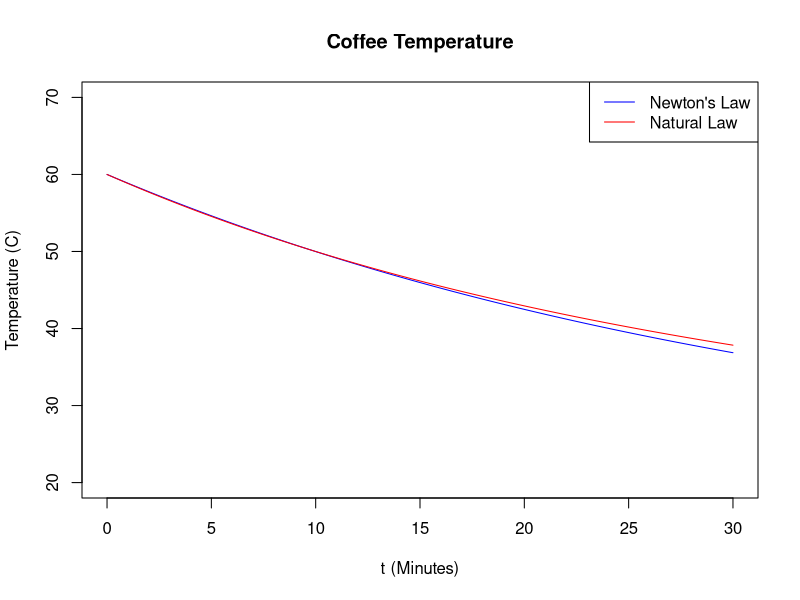
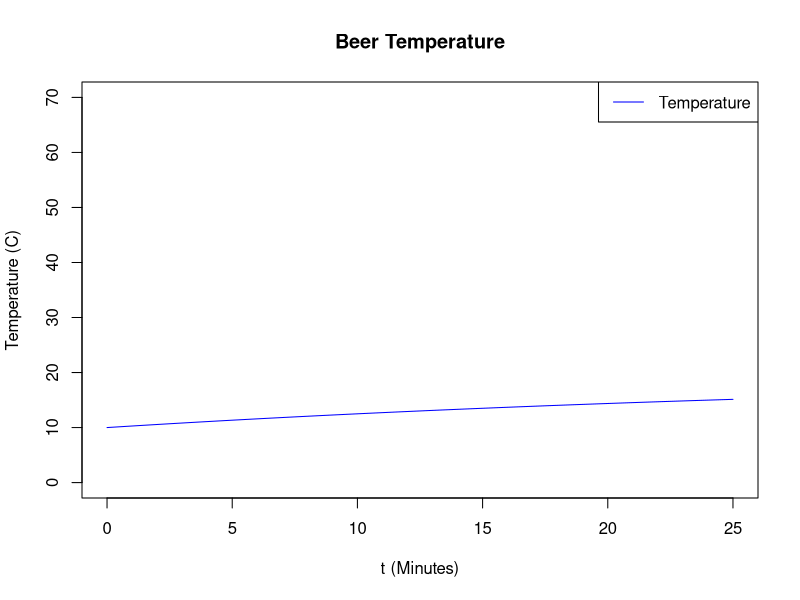

The R source for these figures, in order:
## ---- chunk 1
knitr::opts_chunk$set(echo = TRUE)
## ---- chunk 2
Ch101c <- function(T) {

  #Chapter10.1 Model 
  #Perform Rk4 for temperature of coffee
  #We find solutions for both Newton's law of cooling 
  #and for the natural law of cooling
    
  #T is the time length in minutes for [0, T]
  N <- 1000   #N is the number of time nodes
  h <- T/N    #This is the time step size in seconds
  
  #System Parameters
  t0 <- 0     #Initial time
  u0 <- 60    #Initial temperature
  us <- 20    #Temperature of surroundings
  lambda1 <- 0.0288  #Newton's Law of Cooling (Ex10.2)
  lambda2 <- 0.01186  #Natural Law of Cooling (Edit this value)
  p <- 5/4    #Need to edit this for natural law of cooling; see below
  
  #Slope functions for ODEs
  f1 <- function(U) {-lambda1*(U - us)}     #Newton's law
  f2 <- function(U) {-lambda2*(U - us)^p}   #Natural law
 
  #Initialize vectors for time t and temperature U. 
  t <- rep(0, N)   #Vector of N zeros (0 repeated N times)
  U1 <- rep(0, N)   #Vector of N zeros (0 repeated N times)
  U2 <- rep(0, N)   #Vector of N zeros (0 repeated N times)
  t[1] <- t0       #Initial time t0
  U1[1] <- u0       #Initial temperature
  U2[1] <- u0       #Initial temperature

  
  #Runge-Kutta Loop (Generate temperature vectors U1 & U2)
  for(i in 1:N) {
    a1 <- h*f1(U1[i]);                        #f1 = slope of U1
    a2 <- h*f2(U2[i]);                        #f2 = slope of U2
    b1 <- h*f1(U1[i]+0.5*a1);                 #Half-step predictor
    b2 <- h*f2(U2[i]+0.5*a2);                 #Half-step predictor
    c1 <- h*f1(U1[i]+0.5*b1);                 #Half-step predictor 
    c2 <- h*f2(U2[i]+0.5*b2);                 #Half-step predictor
    d1 <- h*f1(U1[i]+c1);                     #Full-step predictor
    d2 <- h*f2(U2[i]+c2);                     #Full-step predictor 
    U1[i+1] <- U1[i]+(1/6)*(a1+2*b1+2*c1+d1); #Next U1 value
    U2[i+1] <- U2[i]+(1/6)*(a2+2*b2+2*c2+d2); #Next U2 value
    t[i+1] <- t[i] + h
    }
  
  #Plot results
  plot(t,U1,                
        main = "Coffee Temperature",
        xlab = "t (Minutes)",           #x-axis label
        ylab = "Temperature (C)",       #y-axis label
        type = "l",col="blue",          #Line type and color
        xlim = c(0,T),  #x-axis range vector: c(0,T) = [0,T] 
        ylim = c(20,70)  #y-axis range vector: c = "combine"
       )
  
  lines(t,U2, type="l",col="red")       #Place second graph in plot
  
  legend("topright",
         legend = c("Newton's Law", "Natural Law"), #Vector of legend items
         col = c("blue","red"),  #vector of colors for legend items
         lty = c(1,1)            #Vector of line types for legend items
         )
}
## ---- chunk 3
Ch101c(30)
## ---- chunk 4
Ch102 <- function(T) {

  #Chapter10.1 Model 
  #Perform Rk4 for temperature of coffee, assuming Newton's law of cooling
    
  #T is the time length in minutes for [0, T]
  N <- 1000   #N is the number of time nodes
  h <- T/N    #This is the time step size in seconds
  
  #System Parameters
  t0 <- 0     #Initial time
  u0 <- 10    #Initial temperature
  us <- 20    #Temperature of surroundings
  lambda <- 0.02877   #Value of lambda
  
  #Slope function from ODE
  f <- function(U) {-lambda*(U - us)}  
 
  #Initialize vectors for time t and temperature U. 
  t <- rep(0, N)   #Vector of N zeros (0 repeated N times)
  U <- rep(0, N)   #Vector of N zeros (0 repeated N times)
  t[1] <- t0       #Initial time t0
  U[1] <- u0       #Initial temperature

  
  #Runge-Kutta Loop (Generate temperature vector U)
  for(i in 1:N) {
    a1 <- h*f(U[i]);                        #f = slope of U
    b1 <- h*f(U[i]+0.5*a1);                 #Half-step predictor 
    c1 <- h*f(U[i]+0.5*b1);                 #Half-step predictor 
    d1 <- h*f(U[i]+c1);                     #Full-step predictor 
    U[i+1] <- U[i]+(1/6)*(a1+2*b1+2*c1+d1); #Next U value
    t[i+1] <- t[i] + h
    }
  
  #Plot results
  plot(t,U,                
        main = "Beer Temperature",
        xlab = "t (Minutes)",           #x-axis label
        ylab = "Temperature (C)",       #y-axis label
        type = "l",col="blue",          #Line type and color
        xlim = c(0,T),  #x-axis vector: c(0,T) = [0,T] 
        ylim = c(0,70)  #y-axis vector: c = "combine" in R
       )
  
   legend("topright",
         legend = c("Temperature"), #Vector of legend items
         col = c("blue"),  #vector of colors for legend items
         lty = c(1)        #Vector of line types for legend items
         )
}
## ---- chunk 5
Ch102(25)
